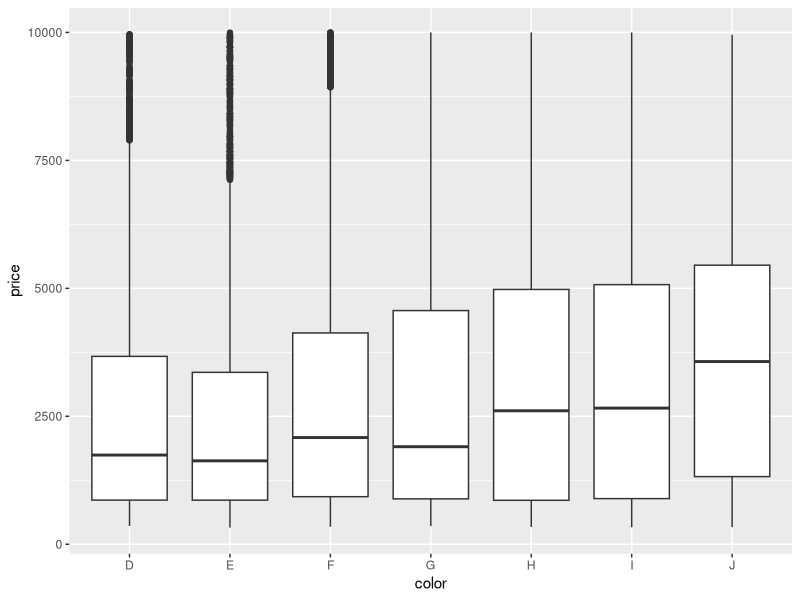
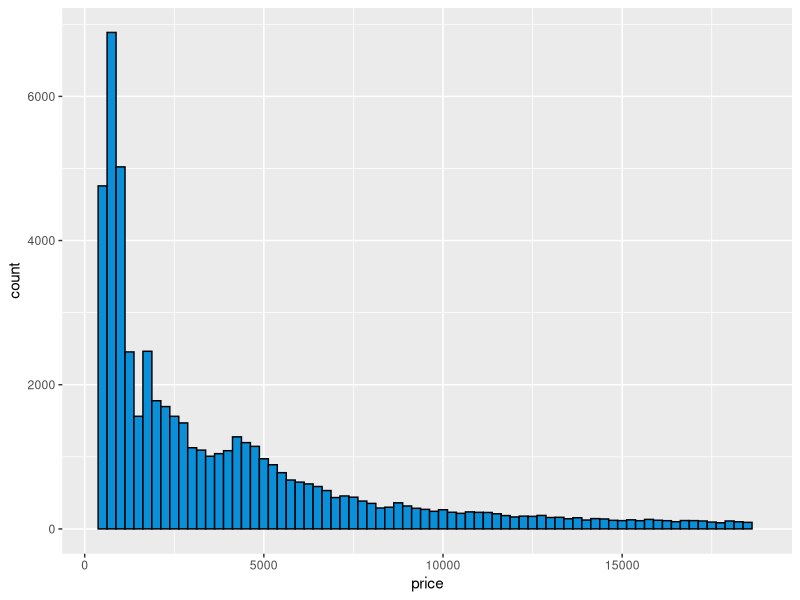
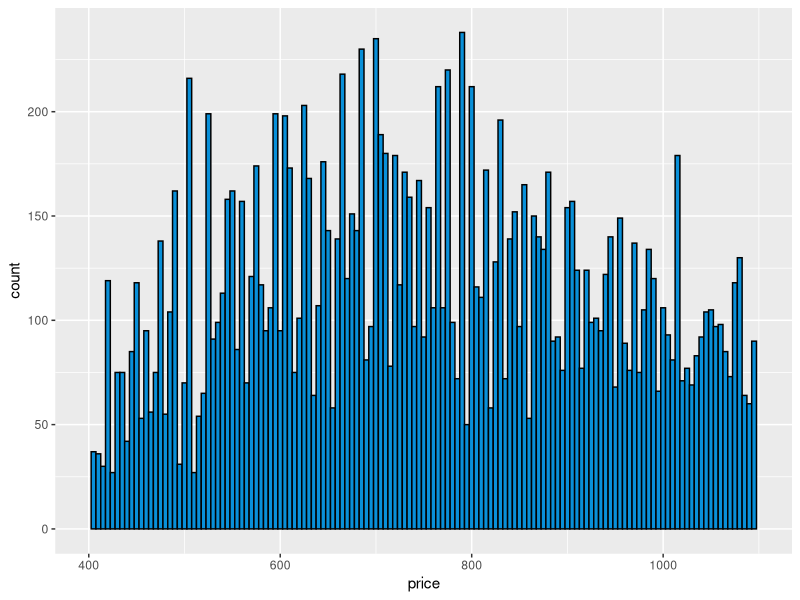
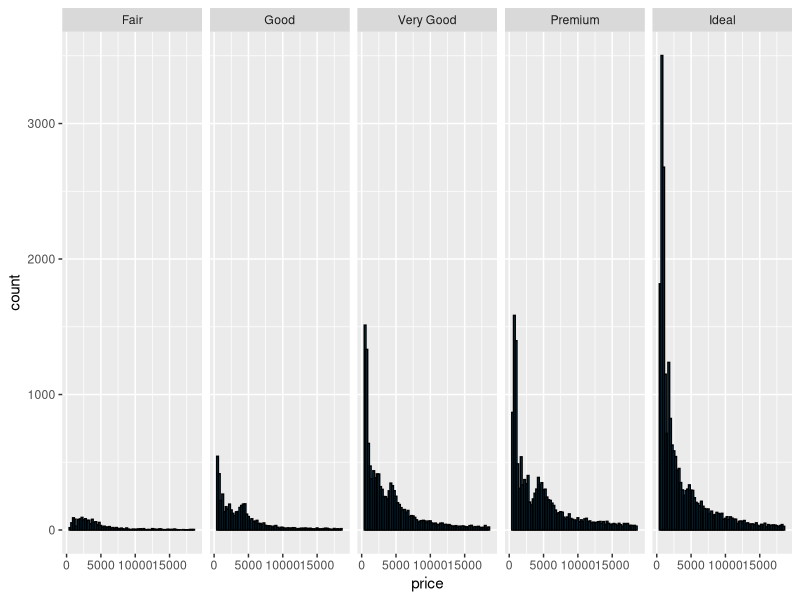
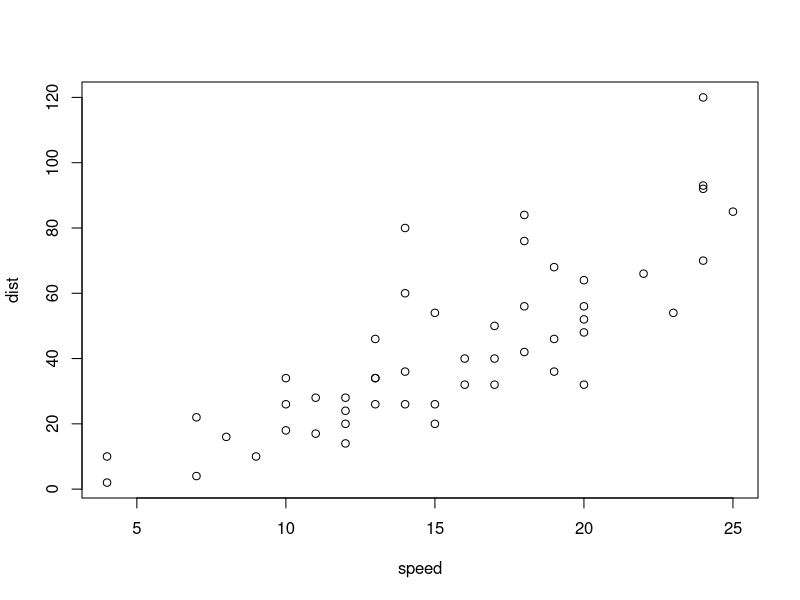

Reproduce these figures in R, in order.
## ---- chunk 1
library(ggplot2)
library(stats)
library(knitr)
dim(diamonds)

#show the list of types for each column
lapply(diamonds,class)

#what color represents the best diamonds based on price 
qplot(x = color, y=price, data =subset(diamonds, !is.na(color)),
      geom = 'boxplot')+scale_y_continuous(lim=c(300,10000))

#price histogram 
 ph <- ggplot(aes(x = price), data=diamonds)+
  geom_histogram(color='black', fill='#0990D9', binwidth=250)+
  scale_x_continuous(limits=c(300,18825))
ph

summary(diamonds$price)

## Diamond counts
sum(diamonds$price < 500)
sum(diamonds$price < 250)
sum(diamonds$price >= 15000)


#cheaper diamonds
ggplot(aes(x = price), data=diamonds)+
  geom_histogram(color='black', fill='#0990D9', binwidth=5)+
  scale_x_continuous(limits=c(400,1100))


#price by cut hist
ggplot(aes(x = price), data=diamonds, )+
  geom_histogram(color='black', fill='#0990D9', binwidth=250)+
  scale_x_continuous(limits=c(300,18825))+
  # facet_wrap(~cut, nrow=5)
 facet_grid(~cut)

## ---- chunk 2
plot(cars)
